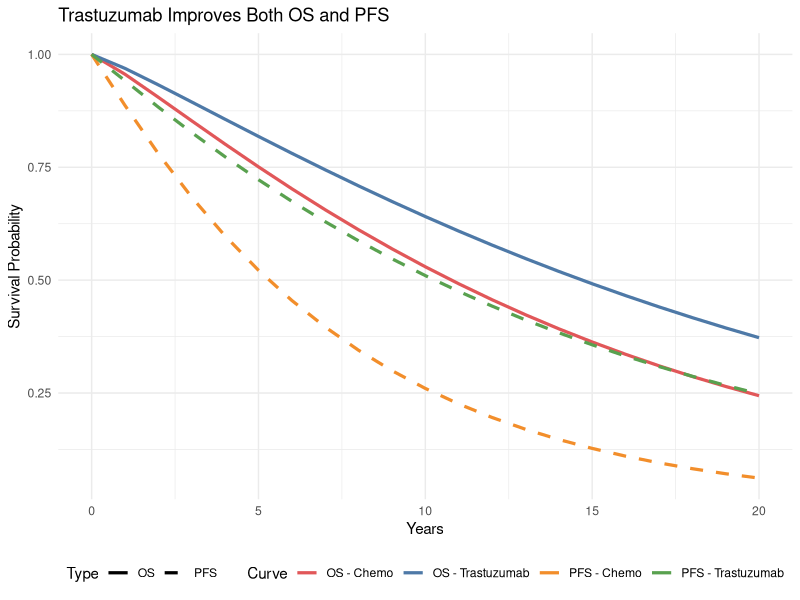
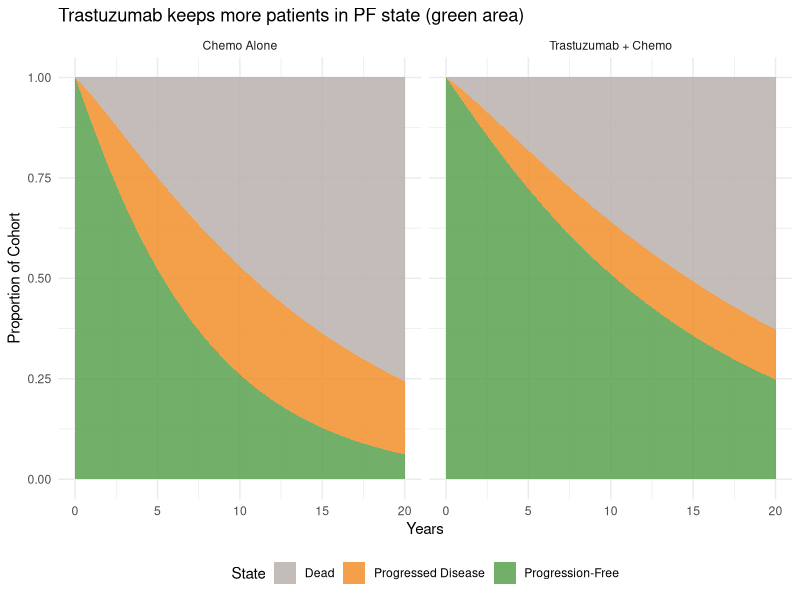
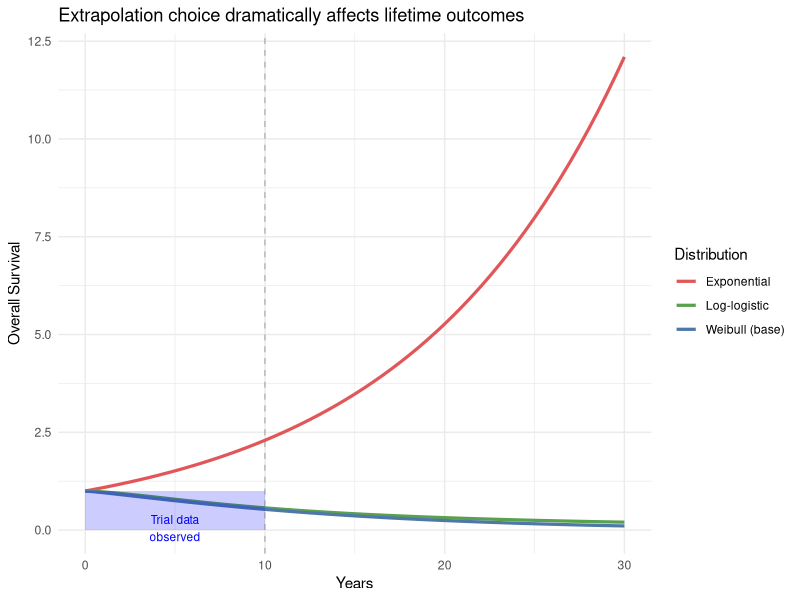

R code for these plots, in order:
## ---- chunk 1
#| label: fig-psm-structure
#| eval: true
#| fig-cap: "PSM health states and transitions"
#| fig-width: 10
#| fig-height: 4

library(DiagrammeR)

grViz("
digraph psm_structure {
  graph [rankdir=LR, bgcolor='transparent', fontname='Helvetica', nodesep=0.6]
  node [fontname='Helvetica', fontsize=10, style='filled,rounded', shape=box]

  PF [label='Progression-Free\n(PF)', fillcolor='#59a14f', fontcolor='white', width=2]
  PD [label='Progressed\nDisease (PD)', fillcolor='#f28e2b', fontcolor='white', width=2]
  Dead [label='Dead', fillcolor='#bab0ac', fontcolor='white', width=2, shape=doublecircle]

  PF -> PD [label='Progression']
  PD -> Dead [label='Death']
  PF -> Dead [label='Death', style=dashed]
}
")
## ---- chunk 2
#| code-fold: false

# Time horizon
time_horizon <- 20  # years

# Weibull distributions (fitted to HERA trial data)
# S(t) = exp(-lambda * t^gamma)

# CONTROL: Chemotherapy alone
os_lambda_control  <- 0.045
os_gamma_control   <- 1.15
pfs_lambda_control <- 0.12
pfs_gamma_control  <- 1.05

# INTERVENTION: Trastuzumab + Chemo
hr_os  <- 0.70   # 30% reduction in mortality
hr_pfs <- 0.50   # 50% improvement in DFS

# Costs (₹/year)
cost_pf_trast  <- 420000    # Year 1 (6-8 doses)
cost_pd        <- 180000    # Palliative care
utility_pf     <- 0.80
utility_pd     <- 0.55
discount_rate  <- 0.03
## ---- chunk 3
#| label: fig-survival-curves
#| eval: true
#| fig-cap: "OS and PFS curves for both strategies"
#| fig-width: 10
#| fig-height: 5

library(ggplot2)

# Weibull survival function
weibull_surv <- function(t, lambda, gamma) {
  exp(-lambda * t^gamma)
}

time_points <- seq(0, 20, by = 1)

# Generate curves
surv_data <- data.frame(
  Time = rep(time_points, 4),
  Survival = c(
    weibull_surv(time_points, 0.045, 1.15),
    weibull_surv(time_points, 0.045 * 0.70, 1.15),
    weibull_surv(time_points, 0.12, 1.05),
    weibull_surv(time_points, 0.12 * 0.50, 1.05)
  ),
  Curve = rep(c("OS - Chemo", "OS - Trastuzumab",
                "PFS - Chemo", "PFS - Trastuzumab"),
              each = length(time_points)),
  Type = rep(c("OS", "OS", "PFS", "PFS"), each = length(time_points))
)

ggplot(surv_data, aes(x = Time, y = Survival, colour = Curve, linetype = Type)) +
  geom_line(linewidth = 1.1) +
  scale_colour_manual(values = c("OS - Chemo" = "#e15759",
                                  "OS - Trastuzumab" = "#4e79a7",
                                  "PFS - Chemo" = "#f28e2b",
                                  "PFS - Trastuzumab" = "#59a14f")) +
  scale_linetype_manual(values = c("OS" = "solid", "PFS" = "dashed")) +
  labs(x = "Years", y = "Survival Probability",
       title = "Trastuzumab Improves Both OS and PFS") +
  theme_minimal() +
  theme(legend.position = "bottom")
## ---- chunk 4
#| label: fig-state-occupancy
#| eval: true
#| fig-cap: "Proportion of cohort in each health state"
#| fig-width: 10
#| fig-height: 5

library(tidyr)

# Calculate state occupancy
os_control  <- weibull_surv(time_points, 0.045, 1.15)
pfs_control <- weibull_surv(time_points, 0.12, 1.05)
os_intervention  <- weibull_surv(time_points, 0.045 * 0.70, 1.15)
pfs_intervention <- weibull_surv(time_points, 0.12 * 0.50, 1.05)

# Ensure PFS ≤ OS
pfs_control <- pmin(pfs_control, os_control)
pfs_intervention <- pmin(pfs_intervention, os_intervention)

# State proportions
state_data <- data.frame(
  Time = rep(time_points, 6),
  Proportion = c(
    pfs_control, os_control - pfs_control, 1 - os_control,
    pfs_intervention, os_intervention - pfs_intervention, 1 - os_intervention
  ),
  State = rep(rep(c("Progression-Free", "Progressed Disease", "Dead"),
                  each = length(time_points)), 2),
  Strategy = rep(c("Chemo Alone", "Trastuzumab + Chemo"),
                 each = 3 * length(time_points))
)

state_data$State <- factor(state_data$State,
                           levels = c("Dead", "Progressed Disease", "Progression-Free"))

ggplot(state_data, aes(x = Time, y = Proportion, fill = State)) +
  geom_area(alpha = 0.85) +
  facet_wrap(~Strategy) +
  scale_fill_manual(values = c("Progression-Free" = "#59a14f",
                                "Progressed Disease" = "#f28e2b",
                                "Dead" = "#bab0ac")) +
  labs(x = "Years", y = "Proportion of Cohort",
       title = "Trastuzumab keeps more patients in PF state (green area)") +
  theme_minimal() +
  theme(legend.position = "bottom")
## ---- chunk 5
#| code-fold: false

# Half-cycle correction: average proportion between cycles
n_cycles <- 20
hcc_pf_control   <- (pfs_control[1:n_cycles] + pfs_control[2:(n_cycles+1)]) / 2
hcc_pd_control   <- (os_control[1:n_cycles] - pfs_control[1:n_cycles] +
                     os_control[2:(n_cycles+1)] - pfs_control[2:(n_cycles+1)]) / 2

# Discount factors
discount_factors <- 1 / (1.03)^(0:(n_cycles - 1))

# Control arm costs (constant throughout)
cost_per_cycle_control <- hcc_pf_control * 25000 + hcc_pd_control * 180000
total_cost_control <- sum(cost_per_cycle_control * discount_factors)

# Intervention: Year 1 has trastuzumab cost, then maintenance
cost_pf_by_year <- c(420000, rep(25000, n_cycles - 1))
cost_per_cycle_intervention <- hcc_pf_control * cost_pf_by_year + hcc_pd_control * 180000
total_cost_intervention <- sum(cost_per_cycle_intervention * discount_factors)

# QALYs
qaly_per_cycle_control <- hcc_pf_control * 0.80 + hcc_pd_control * 0.55
qaly_per_cycle_intervention <- hcc_pf_control * 0.80 + hcc_pd_control * 0.55
total_qaly_control <- sum(qaly_per_cycle_control * discount_factors)
total_qaly_intervention <- sum(qaly_per_cycle_intervention * discount_factors)
## ---- chunk 6
#| code-fold: false

inc_cost <- total_cost_intervention - total_cost_control
inc_qaly <- total_qaly_intervention - total_qaly_control
icer <- inc_cost / inc_qaly

wtp <- 170000

# 4-quadrant interpretation (same as Session 5)
if (inc_cost < 0 & inc_qaly > 0) {
  cat("DOMINANT (cheaper AND better)\n")
} else if (inc_cost > 0 & inc_qaly < 0) {
  cat("DOMINATED\n")
} else if (inc_cost > 0 & inc_qaly > 0) {
  if (icer < wtp) cat("Cost-effective\n") else cat("Not CE\n")
} else { cat("Trade-off\n") }

# NMB
inc_nmb <- wtp * inc_qaly - inc_cost
cat("ΔNMB: ₹", format(round(inc_nmb), big.mark=","), "\n")
## ---- chunk 7
#| label: fig-extrapolation
#| eval: true
#| fig-cap: "Same observed data (blue shaded region), different extrapolations"
#| fig-width: 10
#| fig-height: 4

t_extrap <- seq(0, 30, by = 0.5)

# Three distributions, all calibrated to 5-year survival ~66%
weibull <- exp(-0.045 * t_extrap^1.15)
exponential <- exp(-log(0.66) / 5 * t_extrap)
loglogistic <- 1 / (1 + (t_extrap / 12)^1.5)

extrap_data <- data.frame(
  Time = rep(t_extrap, 3),
  Survival = c(weibull, exponential, loglogistic),
  Distribution = rep(c("Weibull (base)", "Exponential", "Log-logistic"),
                     each = length(t_extrap))
)

ggplot(extrap_data, aes(x = Time, y = Survival, colour = Distribution)) +
  geom_line(linewidth = 1.1) +
  annotate("rect", xmin = 0, xmax = 10, ymin = 0, ymax = 1,
           alpha = 0.2, fill = "blue") +
  annotate("text", x = 5, y = 0.05, label = "Trial data\nobserved",
           colour = "blue", size = 3) +
  geom_vline(xintercept = 10, linetype = "dashed", colour = "grey50", alpha = 0.5) +
  scale_colour_manual(values = c("Weibull (base)" = "#4e79a7",
                                  "Exponential" = "#e15759",
                                  "Log-logistic" = "#59a14f")) +
  labs(x = "Years", y = "Overall Survival",
       title = "Extrapolation choice dramatically affects lifetime outcomes") +
  theme_minimal() +
  theme(legend.position = "right")
